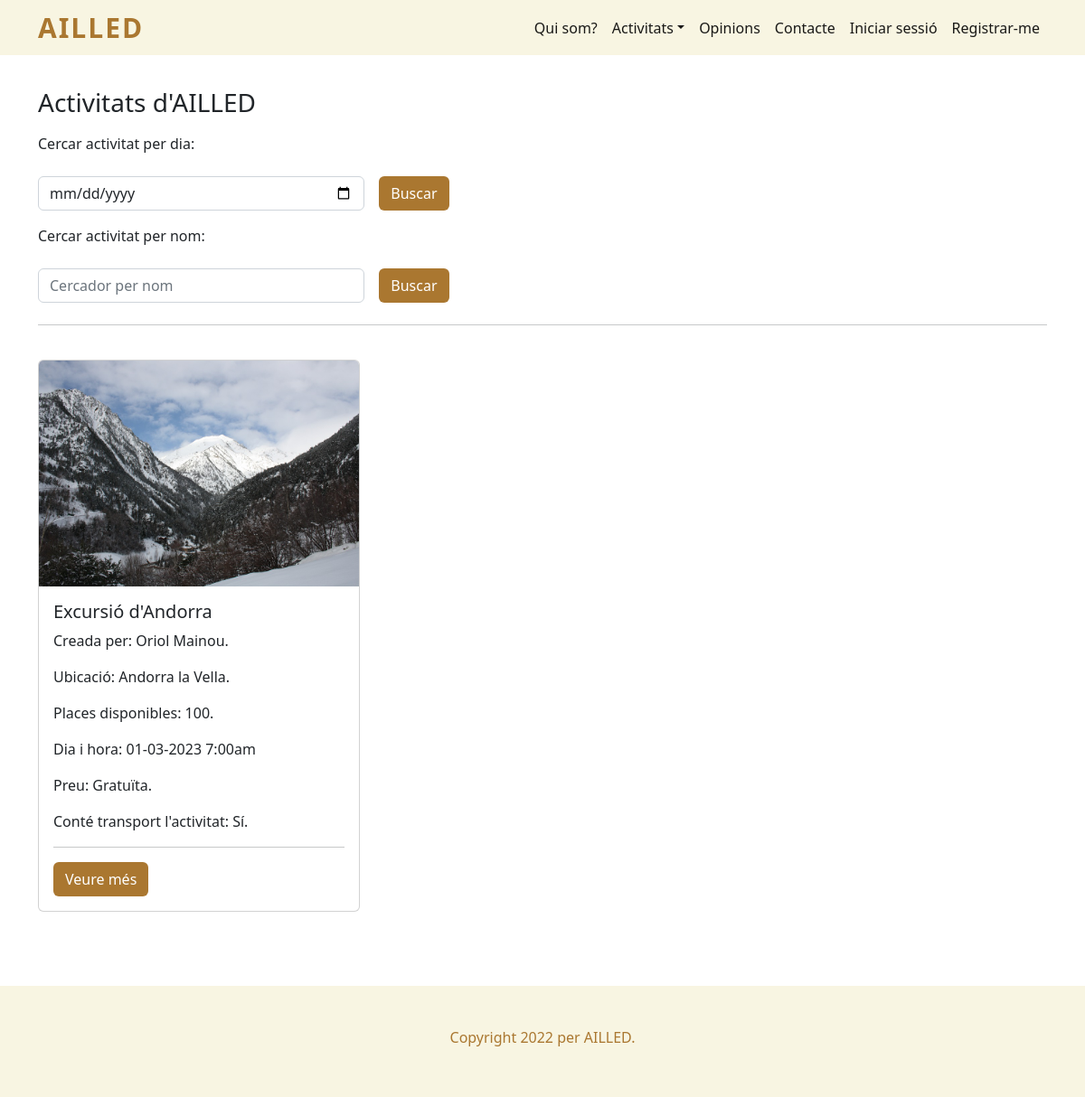
/activitats.php, run on an earlier commit of the app's database.
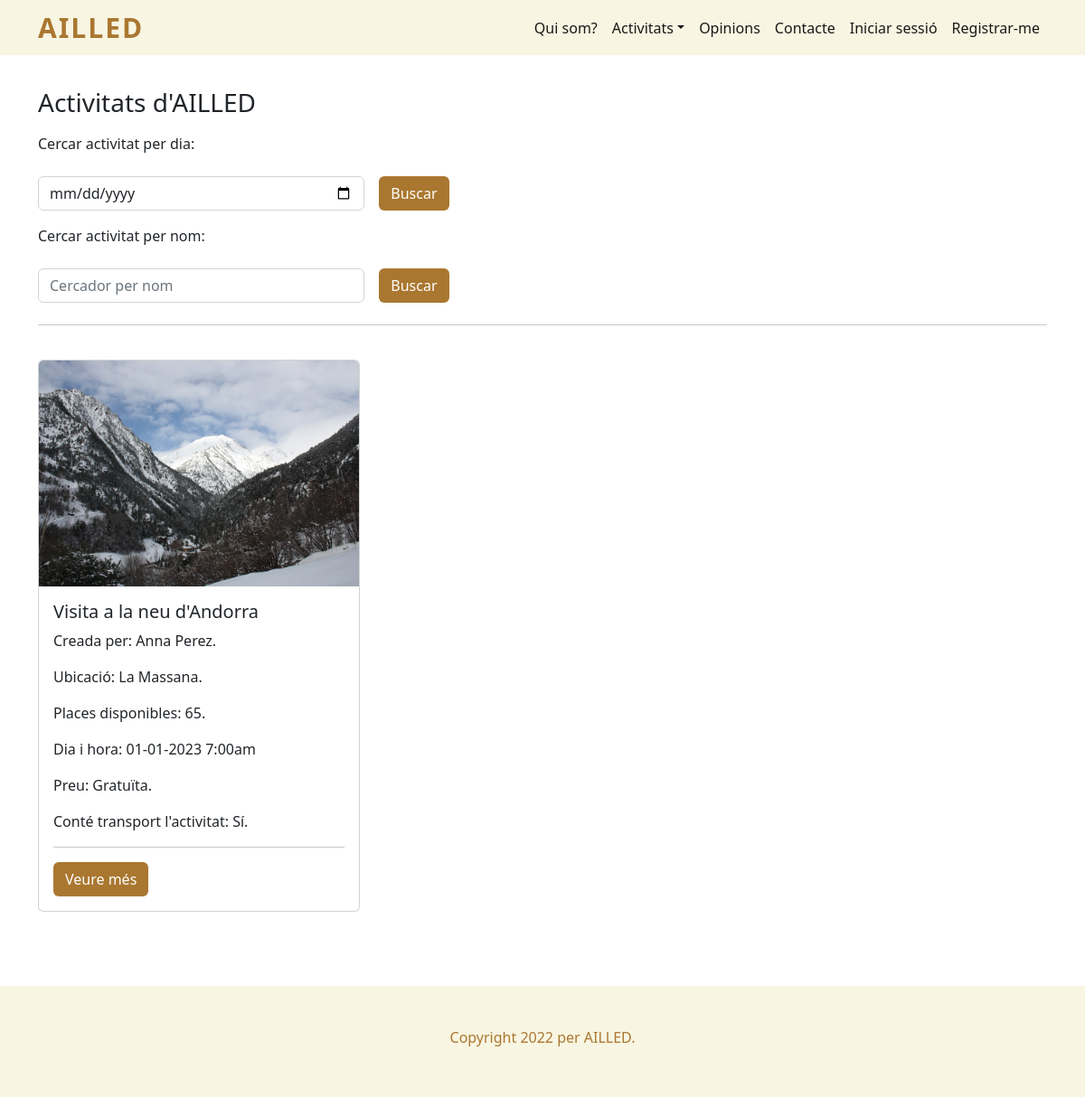
And on a later commit of the database.
### tables this page shows
CREATE TABLE `activitat` (
  `id` int(11) NOT NULL,
  `nom` varchar(50) NOT NULL,
  `id_usuari` int(11) NOT NULL,
  `ubicacio` varchar(50) NOT NULL,
  `descripcio` varchar(300) NOT NULL,
  `participants` int(11) NOT NULL,
  `participants_disponibles` int(11) NOT NULL,
  `dia` date NOT NULL,
  `hora` time NOT NULL,
  `preu` int(11) NOT NULL,
  `imatge` varchar(50) NOT NULL,
  `transport` int(11) NOT NULL,
  `lloc_sortida_transport` varchar(50) NOT NULL,
  `id_vehicle_transport` int(11) NOT NULL,
  `voluntaris` int(11) NOT NULL,
  `voluntaris_disponibles` int(11) NOT NULL,
  `esta_acceptada` int(11) NOT NULL
);

CREATE TABLE `usuari` (
  `id` int(11) NOT NULL,
  `nom` varchar(50) NOT NULL,
  `telefon` int(11) NOT NULL,
  `email` varchar(50) NOT NULL,
  `contrasenya` text NOT NULL,
  `imatge` varchar(50) NOT NULL,
  `es_admin` int(11) NOT NULL
);

### activitats.php (the view, shortened to what this page needs)
<!doctype html>
<html lang="es">
<head>
  <?php
    include "codi_repetit/head.php";
    head();
  ?>
</head>
<body>
  <header>
    <?php
      include "codi_repetit/menu_navegacio.php";
      menu_navegacio();
    ?>
  </header>
  <main>
    <section id="contingut_pagina">
      <div class="container">
        <h3>Activitats d'AILLED</h3>
        <div id="cercadors">
          <form class="row g-3 py-2" action="activitats.php" method="post">
            <label for="dia" class="form-label">Cercar activitat per dia:</label>
            <div class="col-md-4">
              <input type="date" class="form-control" id="dia" name="inputdia" required min="<?php echo date("Y-m-d")?>">
            </div>
            <div class="col-md-8">
              <input type="submit" value="Buscar" class="boto_marro btn" name="buscardata">
            </div>
          </form>
          <form class="row g-3 py-2" action="activitats.php" method="post">
            <label for="nom" class="form-label">Cercar activitat per nom:</label>
            <div class="col-md-4">
              <input type="text" class="form-control" id="nom" name="inputnom" placeholder="Cercador per nom" required>
            </div>
            <div class="col-md-8">
              <input type="submit" value="Buscar" class="boto_marro btn" name="buscarnom">
            </div>
          </form>
        </div>
        <hr>
        <div class="row" id="caselles_activitats">
          <?php
          $dia_ara = date("Y-m-d");
          $sql = "SELECT * FROM activitat WHERE dia >= '$dia_ara' AND esta_acceptada = 1 AND participants_disponibles > 0 ORDER BY dia ASC";
          $result = $connexio->query($sql);
          if ($result->num_rows > 0) {
            while($row = $result->fetch_assoc()) {
              ?>
              <div class="col-lg-4 mb-4">
                <div class="card">
                  <?php
                  echo "<img src='imatges/activitats/". $row["imatge"] ."' alt='". $row["id"] ."' class='card-img-top' height='250'>";
                  ?>
                  <div class="card-body">
                    <h5 class="card-title">
                      <?php
                      echo $row["nom"];
                      ?>
                    </h5>
                    <p class="card-text">
                      Creada per:
                      <?php
                      $sql_usuari = "SELECT nom FROM usuari WHERE id=" . $row["id_usuari"];
                      $resultat_usuari = $connexio->query($sql_usuari);
                      if ($resultat_usuari->num_rows > 0) {
                        while($row_usuari = $resultat_usuari->fetch_assoc()) {
                          echo $row_usuari["nom"] . ".";
                        }
                      } else {
                        echo "Usuari desconegut.";
                      }
                      ?>
                    </p>
                    <p class="card-text">
                      Ubicació:
                      <?php
                      echo $row["ubicacio"] . ".";
                      ?>
                    </p>
                    <p class="card-text">
                      Places disponibles:
                      <?php
                      echo $row["participants_disponibles"] . ".";
                      ?>
                    </p>
                    <p class="card-text">
                      Dia i hora:
                      <?php
                      $data_convertida = date("d-m-Y", strtotime($row["dia"]));
                      $hora_convertida = date("g:ia", strtotime($row["hora"]));
                      echo $data_convertida . " " . $hora_convertida;
                      ?>
                    </p>
                    <p class="card-text">
                      Preu:
                      <?php
                      if($row["preu"] == 0) {
                        echo "Gratuïta.";
                      } else {
                        echo $row["preu"] . "€.";
                      }
                      ?>
                    </p>
                    <p class="card-text">
                      Conté transport l'activitat:
                      <?php
                      if($row["transport"] > 0) {
                        echo "Sí.";
                      } else {
                        echo "No.";
                      }
                      ?>
                    </p>
                    <hr>
                    <div class="veuremes">
                      <a href="detall_activitat.php?id=<?php echo $row["id"]?>" class="boto_marro btn">Veure més</a>
                    </div>
                  </div>
                </div>
              </div>
              <?php
            }
          }
          ?>
        </div>
      </div>
    </section>
  </main>
  <footer>
    <?php
      include "codi_repetit/peu_pagina.php";
      footer();
    ?>
  </footer>
</body>
</html>

### codi_repetit/head.php (shortened to what this page needs)
<?php
  function head() {
    ?>
      <link rel="stylesheet" href="estils/css.css">
      <link href="https://cdn.jsdelivr.net/npm/bootstrap@5.2.0-beta1/dist/css/bootstrap.min.css" rel="stylesheet">
    <?php
  }
?>

### codi_repetit/menu_navegacio.php (shortened to what this page needs)
<?php
  function menu_navegacio() {
    ?>
    <nav class="navbar navbar-expand-lg">
      <div class="container">
        <a id="ailled" href="index.php">Ailled</a>
        <div class="collapse navbar-collapse" id="nav_menu_navegacio">
          <ul class="navbar-nav ms-md-auto" id="menu_principal">
            <li class="nav-item">
              <a class="nav-link active" href="quisom.php">Qui som?</a>
            </li>
            <li class="nav-item dropdown">
              <a class="nav-link active dropdown-toggle" href="" role="button" data-bs-toggle="dropdown">Activitats</a>
            </li>
            <li class="nav-item">
              <a class="nav-link active" href="articles_opinions.php">Opinions</a>
            </li>
            <li class="nav-item">
              <a class="nav-link active" href="contacte.php">Contacte</a>
            </li>
            <?php
            if (!isset($_SESSION['id_usuari_sessio'])) {
              ?>
              <li class="nav-item">
                <a class="nav-link active" href="iniciar_sessio_usuari.php">Iniciar sessió</a>
              </li>
              <li class="nav-item">
                <a class="nav-link active" href="registrar_usuari.php">Registrar-me</a>
              </li>
              <?php
            }
            ?>
          </ul>
        </div>
      </div>
    </nav>
    <?php
  }
?>

### codi_repetit/peu_pagina.php (shortened to what this page needs)
<?php
  function footer() {
    ?>
      <div class="container" id="peu_pagina">
        <h6 class="text-center">
      </h6>
    </div>
  <?php
  }
?>

### estils/css.css (style rules this page uses)
header nav, #formularis { background-color: #F8F5E2; }
header nav a#ailled { font-size: 30px; text-decoration: none; text-transform: uppercase; font-weight: bold; letter-spacing: 2px; }
#ailled { color: #AA7730; }
main section { padding: 3% 0; }
a.boto_marro, input.boto_marro { background-color: #AA7730; color: white; }
main section div#caselles_activitats { padding: 2% 0; }
footer { background-color: #F8F5E2; padding: 4% 0; }
footer h6 { color: #AA7730; }

What changed in the data, as far as the page shows it:
changed activitat "7:00am": loses usuari (nom "Oriol Mainou"); gains usuari (nom "Anna Perez"); nom "Excursió d'Andorra" → "Visita a la neu d'Andorra"; ubicacio "Andorra la Vella" → "La Massana"; participants_disponibles "100" → "65"; dia "01-03-2023" → "01-01-2023"
